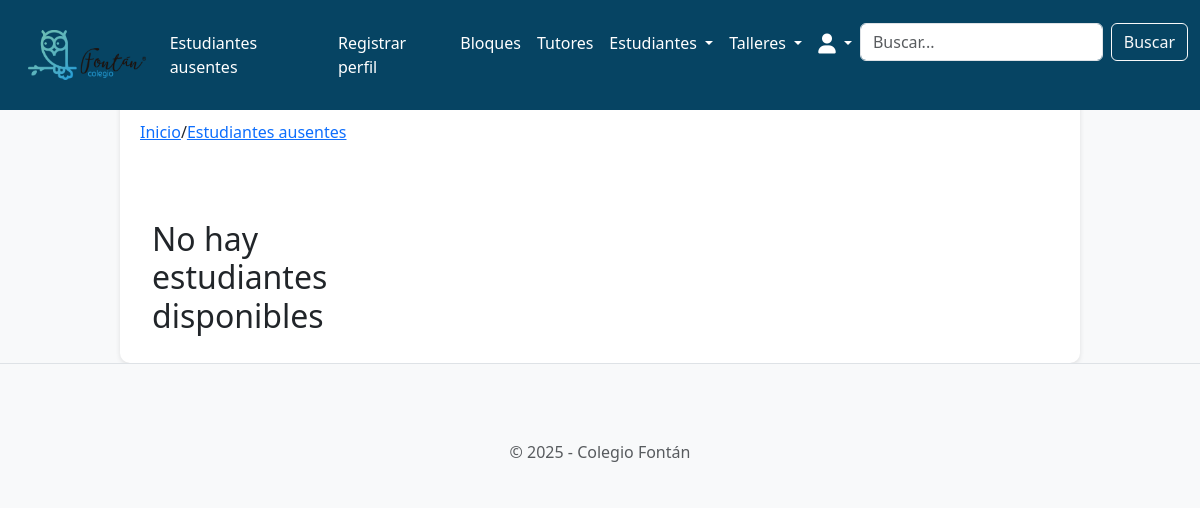
Before: /students/absent_students/ (signed in) with the older database file.
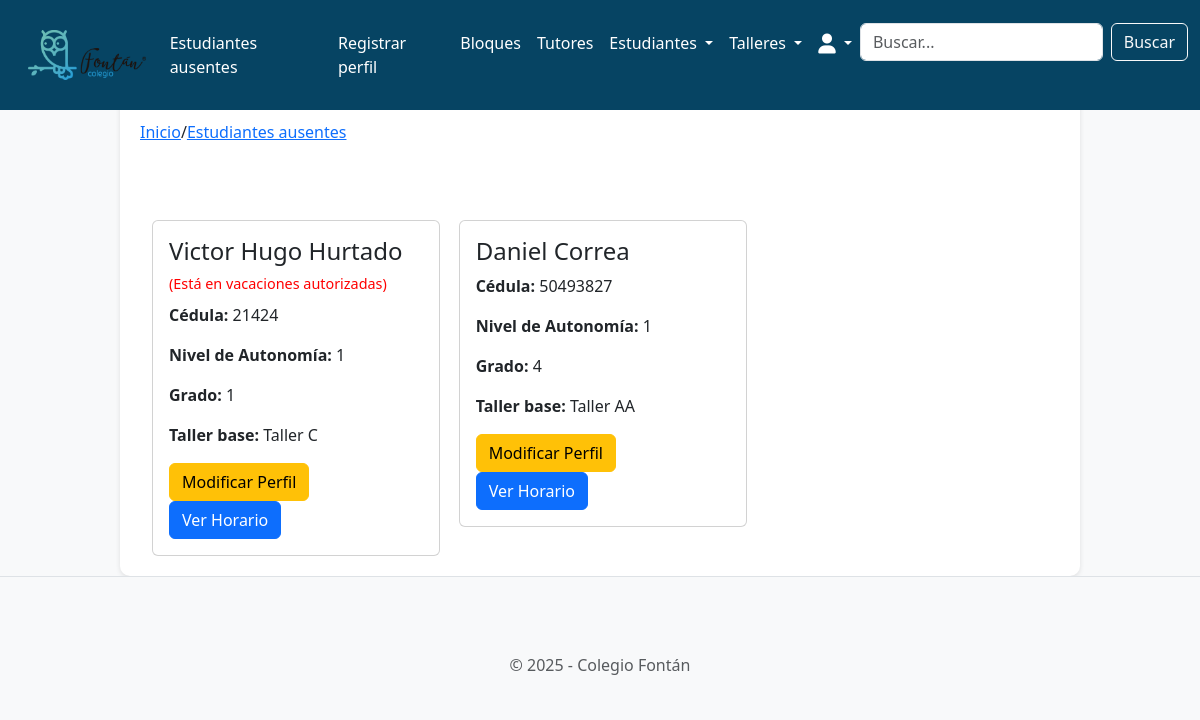
After: the same page with the newer database file.
### students/models.py (models this page shows, shortened)
class Student(models.Model):
    STATUS_CHOICES = [
        ('present', 'Presente'),
        ('absent', 'Ausente'),
        ('neutral', 'No llamado'),
    ]
    student_id = models.AutoField(primary_key=True)
    name = models.CharField(max_length=100)
    lastname = models.CharField(max_length=100)
    id_number = models.IntegerField(unique=True)
    autonomy_level = models.IntegerField(
        choices=[
            (1, 'Nivel 1'),
            (2, 'Nivel 2'),
            (3, 'Nivel 3'),
        ],
        default=1,
    )
    extended_vacation = models.BooleanField(default=False)
    grade = models.IntegerField(
        choices=[
            (1, '1'),
            (2, '2'),
            (3, '3'),
            (4, '4'),
            (5, '5'),
            (6, '6'),
            (7, '7'),
            (8, '8'),
            (9, '9'),
            (10, '10'),
            (11, '11'),
        ],
        default=1,
    )
    status = models.CharField(
        max_length=10,
        choices=STATUS_CHOICES,
        default='neutral'
    )
    workshop = models.ForeignKey('workshops.Workshop', on_delete=models.SET_NULL, null=True, blank=True)
    last_reset = models.DateTimeField(default=now)
    rotation_workshop = models.CharField(max_length=200, blank=True, null=True)

### workshops/models.py (models this page shows, shortened)
class Workshop(models.Model):
    WORKSHOP_TYPES = [
        ('primary', 'Primaria'),
        ('high_school', 'Bachillerato'),
        ('collective', 'Colectivo'),
    ]
    workshop_id = models.AutoField(primary_key=True)
    name = models.CharField(max_length=100, unique=True)
    tutor = models.ForeignKey(
        'tutors.Tutor',
        on_delete=models.SET_NULL,
        null=True,
        blank=True,
        related_name='workshops'  # Esta línea permite acceder a los talleres desde el tutor
    )
    max_capacity = models.IntegerField(default=25)
    type = models.CharField(
        max_length=20,
        choices=WORKSHOP_TYPES,
        default='primary'
    )

### students/views.py (the view)
# urls.py: path('absent_students/', views.absent_students, name='students.absent_students'),
def absent_students(request):
    workshops = Workshop.objects.all()
    students = Student.objects.filter(status='absent')
    paginator = Paginator(students, 30)
    page_number = request.GET.get('page')
    page_obj = paginator.get_page(page_number)
    return render(request, 'students/absent_students.html', {
        'workshops': workshops,
        'students': page_obj,
    })

### students/templates/students/absent_students.html (shortened to what this page needs)
{% extends 'base.html' %}
{% block breadcrumb %}
<a href="{% url 'home.home' %}">Inicio</a>
<span>/</span>
<a href="{% url 'students.absent_students' %}">Estudiantes ausentes</a>
{% endblock %}
{% load static %}
{% block content %}
<div class="container">
  <div class="row row-cols-1 row-cols-md-3 g-4">
    {% if students %}
      {% for student in students %}
        <div class="col">
          <div class="card" style="width: 18rem;">
            <div class="card-body">
              <h4 class="card-title">
                {{ student.name }} {{ student.lastname }}
                {% if student.extended_vacation %}
                  <span style="color: red; font-size: 0.9rem;">(Está en vacaciones autorizadas)</span>
                {% endif %}
              </h4>
              <p class="card-text"><strong>Cédula:</strong> {{ student.id_number }}</p>
              <p class="card-text"><strong>Nivel de Autonomía:</strong> {{ student.autonomy_level }}</p>
              <p class="card-text"><strong>Grado:</strong> {{ student.grade }}</p>
              <p class="card-text"><strong>Taller base:</strong> {{ student.workshop.name }}</p>
              <a href="{% url 'students.modify_student' student_id=student.student_id %}" class="btn btn-warning">Modificar Perfil</a>
              <a href="{% url 'student_schedule' student_id=student.student_id %}" class="btn btn-primary">Ver Horario</a>
            </div>
          </div>
        </div>
      {% endfor %}
    {% else %}
      <h2>No hay estudiantes disponibles</h2>
    {% endif %}
  </div>
</div>
{% endblock %}

### horariosfontanproyecto/templates/base.html (shortened to what this page needs)
<!doctype html>
<html lang="en">
  {% load static %}
  <head>
    <link href="https://cdn.jsdelivr.net/npm/bootstrap@5.3.0-alpha1/dist/css/bootstrap.min.css" rel="stylesheet">
    <link rel="stylesheet" href="https://cdnjs.cloudflare.com/ajax/libs/font-awesome/6.0.0-beta3/css/all.min.css">
    <link rel="stylesheet" href="{% static 'css/style.css'%}">
  </head>
  <body>
    {% include 'navbar.html' %}
    <div class="container container-principal">
      <div style="margin-top: 100px;">
        <nav aria-label="breadcrumb">
          <ol class="breadcrumb">
            {% block breadcrumb %}
            {% endblock %}
          </ol>
        </nav>
        {% block content %}
        {% endblock %}
      </div>
    </div>
    <footer class="footer mt-auto py-3 bg-light">
      <div class="container text-center">
        <span class="text-muted">&copy; 2025 - Colegio Fontán</span>
      </div>
    </footer>
  </body>
</html>

### horariosfontanproyecto/templates/navbar.html (shortened to what this page needs)
{% load static %}
<nav class="navbar navbar-expand-lg navbar-dark custom-navbar-bg" style="height: 110px; position: fixed; width: 100%; z-index: 1000;">
  <div class="container-fluid">
    {% if user.is_authenticated %}
    <div class="collapse navbar-collapse" id="navbarSupportedContent">
      <a class="navbar-brand ms-3" href="{% url 'home.home' %}">
        <img src="{% static 'images/logo.png' %}" alt="Colegio Fontán">
      </a>
      {% endif %}
      <ul class="navbar-nav ms-auto mb-2 mb-lg-0">
        {% if user.is_authenticated %}
          <li class="nav-item">
            <a class="nav-link" href="{% url 'students.absent_students' %}">Estudiantes ausentes</a>
          </li>
          <li class="nav-item">
            <a class="nav-link" href="{% url 'accounts.signup' %}">Registrar perfil</a>
          </li>
          <li class="nav-item">
            <a class="nav-link" href="{% url 'workshops:show_blocks' %}">Bloques</a>
          </li>
          <li class="nav-item">
            <a class="nav-link" href="{% url 'tutors.tutors_list' %}">Tutores</a>
          </li>
          <li class="nav-item dropdown">
            <a class="nav-link dropdown-toggle" href="#" id="estudiantesDropdown" role="button" data-bs-toggle="dropdown" aria-expanded="false">
              Estudiantes
            </a>
          </li>
          <li class="nav-item dropdown">
            <a class="nav-link dropdown-toggle" href="#" id="talleresDropdown" role="button" data-bs-toggle="dropdown" aria-expanded="false">
              Talleres
            </a>
          </li>
          <li class="nav-item dropdown">
            <a class="nav-link dropdown-toggle" href="#" id="profileDropdown" role="button" data-bs-toggle="dropdown" aria-expanded="false">
              <i class="fas fa-user fa-lg"></i>
            </a>
          </li>
          <li class="nav-item">
            <form class="d-flex" action="{% if search_type == 'tutors' %}{% url 'tutors.tutors_list' %}{% else %}{% url 'students.student_list' %}{% endif %}" method="GET">
              <input class="form-control me-2" type="search" placeholder="Buscar..." aria-label="Buscar" name="query">
              <button class="btn btn-outline-light" type="submit">Buscar</button>
            </form>
          </li>
        {% endif %}
      </ul>
    </div>
  </div>
</nav>

### horariosfontanproyecto/templates/base.html (style rules this page uses)
body { background-color: #f8f9fa; }
.container-principal { background-color: #fff; border-radius: 10px; box-shadow: 0 2px 5px rgba(0, 0, 0, 0.1); padding: 20px; }
.breadcrumb { background-color: transparent; padding: 0; }
.footer { background-color: #f8f9fa; border-top: 1px solid #dee2e6; }
.container { max-width: 960px; margin: 0 auto; }

### horariosfontanproyecto/templates/navbar.html (style rules this page uses)
:root { --primary-color: #064463; --secondary-color: #1C5471; --hover-color: #163E59; --text-color: #fff; --bg-color: #f9f9f9; }
.custom-navbar-bg { background-color: var(--primary-color) !important; }
.navbar-brand img { max-height: 50px; width: auto; }
.navbar-nav .nav-link { color: var(--text-color); text-decoration: none; font-size: 1rem; }

Changed rows visible on the page:
now on this page (row edited): Student: name "Victor Hugo", lastname "Hurtado", extended_vacation "(Está en vacaciones autorizadas)", id_number "21424", autonomy_level "1", grade "1", workshop.name "Taller C"
now on this page (row edited): Student: name "Daniel", lastname "Correa", id_number "50493827", autonomy_level "1", grade "4", workshop.name "Taller AA"
Other visible differences:
text no longer shown: "No hay estudiantes disponibles"
